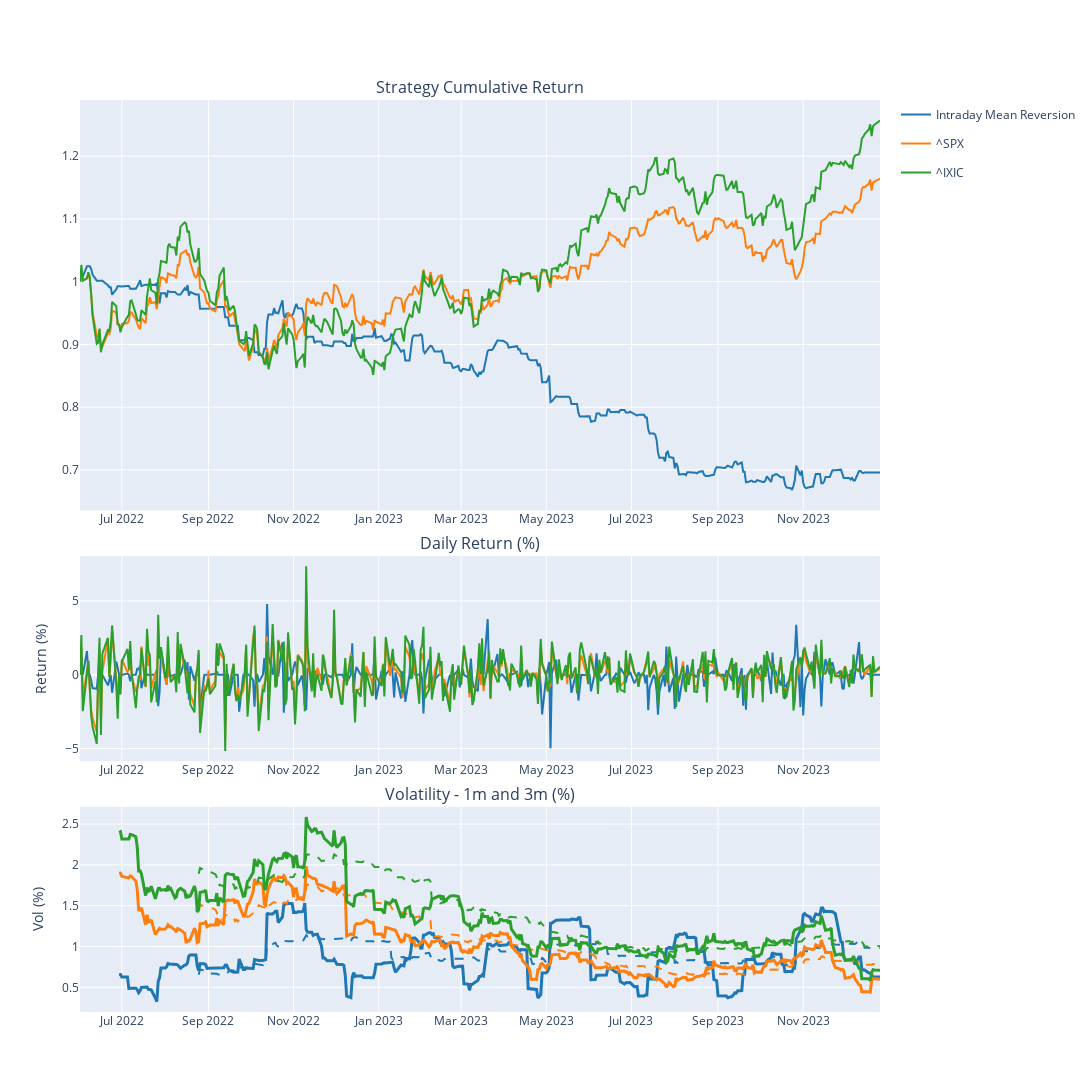
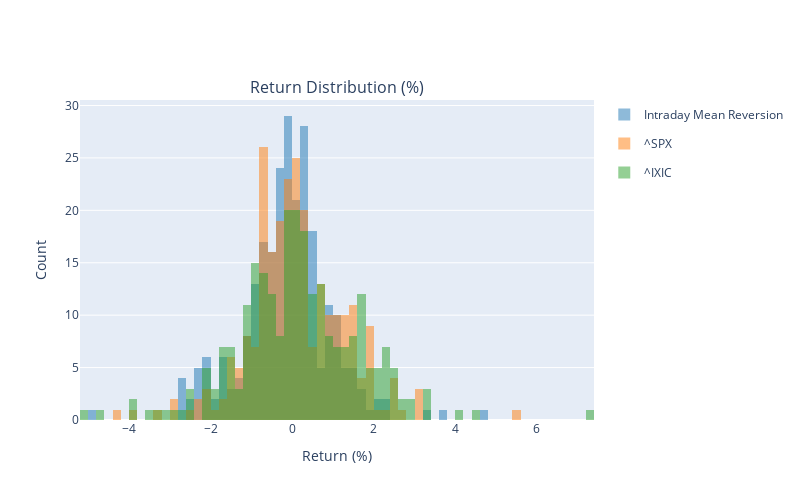
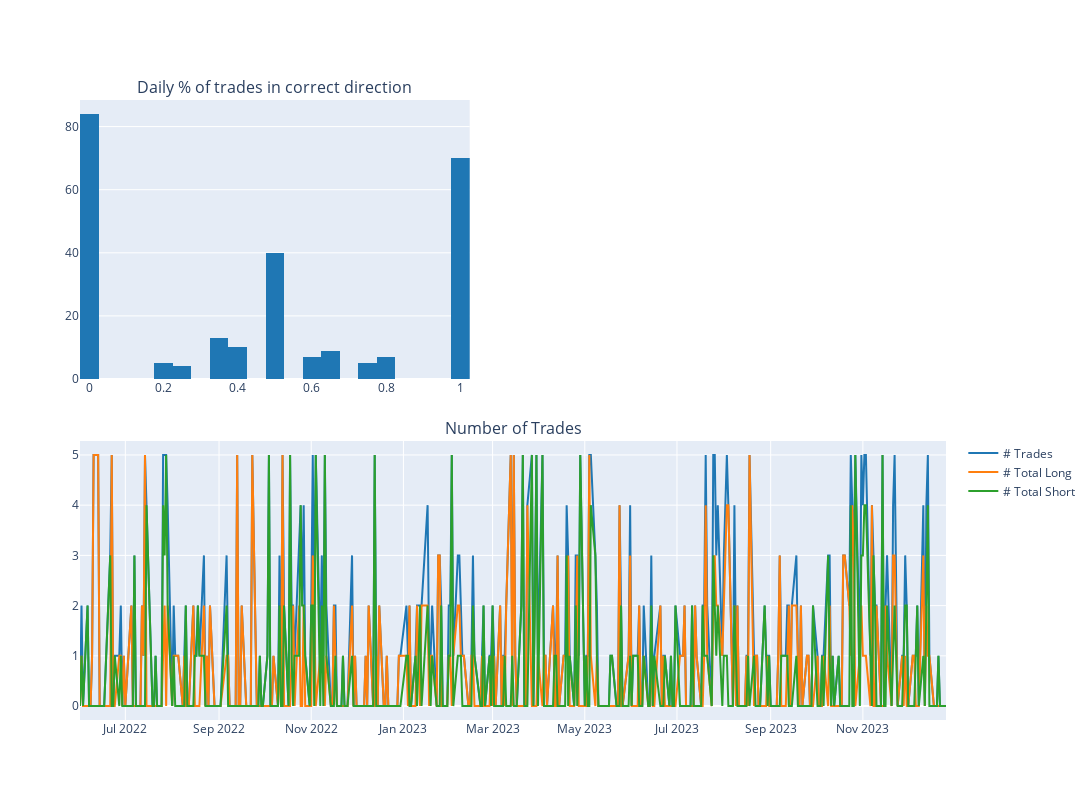

Notebook code for these charts, in order:
### Code cell
# strategy = IntradayMeanReversion()    
# strategy.set_stock_universe(stock_universe)
# strategy.set_start_date(start_date)
# strategy.set_end_date(end_date)
strategy.adv_min = 50e6
strategy.z_threshold = 1
strategy.beta_threshold = 0.5
strategy.z_rolling_windows = 90
strategy.comms_per_round = 4
#strategy.preprocess_data()
strategy.generate_position()
strategy.backtest_summary()

### Figure 1 — Plotly figure (JSON) as saved in the notebook; plotly's stock layout.template omitted (floating-point values rounded to 4 significant figures; data arrays with more than 128 entries replaced by an {"elided": "..."} marker saying what was removed)
{"data": [{"legendgroup": "Intraday Mean Reversion", "marker": {"color": "rgb(31, 119, 180)"}, "name": "Intraday Mean Reversion", "type": "scatter", "x": {"elided": "395 str values"}, "xaxis": "x", "y": {"elided": "395 float values"}, "yaxis": "y"}, {"legendgroup": "Intraday Mean Reversion", "marker": {"color": "rgb(31, 119, 180)"}, "name": "Intraday Mean Reversion", "showlegend": false, "type": "scatter", "x": {"elided": "395 str values"}, "xaxis": "x2", "y": {"elided": "395 float values"}, "yaxis": "y2"}, {"legendgroup": "Intraday Mean Reversion", "line": {"width": 3}, "marker": {"color": "rgb(31, 119, 180)"}, "name": "1m - Intraday Mean Reversion", "showlegend": false, "type": "scatter", "x": {"elided": "395 str values"}, "xaxis": "x3", "y": {"elided": "395 float values"}, "yaxis": "y3"}, {"legendgroup": "Intraday Mean Reversion", "line": {"dash": "dash"}, "marker": {"color": "rgb(31, 119, 180)"}, "name": "3m - Intraday Mean Reversion", "showlegend": false, "type": "scatter", "x": {"elided": "395 str values"}, "xaxis": "x3", "y": {"elided": "395 float values"}, "yaxis": "y3"}, {"legendgroup": "^SPX", "marker": {"color": "rgb(255, 127, 14)"}, "name": "^SPX", "type": "scatter", "x": {"elided": "395 str values"}, "xaxis": "x", "y": {"elided": "395 float values"}, "yaxis": "y"}, {"legendgroup": "^SPX", "marker": {"color": "rgb(255, 127, 14)"}, "name": "^SPX", "showlegend": false, "type": "scatter", "x": {"elided": "395 str values"}, "xaxis": "x2", "y": {"elided": "395 float values"}, "yaxis": "y2"}, {"legendgroup": "^SPX", "line": {"width": 3}, "marker": {"color": "rgb(255, 127, 14)"}, "name": "1m - ^SPX", "showlegend": false, "type": "scatter", "x": {"elided": "395 str values"}, "xaxis": "x3", "y": {"elided": "395 float values"}, "yaxis": "y3"}, {"legendgroup": "^SPX", "line": {"dash": "dash"}, "marker": {"color": "rgb(255, 127, 14)"}, "name": "3m - ^SPX", "showlegend": false, "type": "scatter", "x": {"elided": "395 str values"}, "xaxis": "x3", "y": {"elided": "395 float values"}, "yaxis": "y3"}, {"legendgroup": "^IXIC", "marker": {"color": "rgb(44, 160, 44)"}, "name": "^IXIC", "type": "scatter", "x": {"elided": "395 str values"}, "xaxis": "x", "y": {"elided": "395 float values"}, "yaxis": "y"}, {"legendgroup": "^IXIC", "marker": {"color": "rgb(44, 160, 44)"}, "name": "^IXIC", "showlegend": false, "type": "scatter", "x": {"elided": "395 str values"}, "xaxis": "x2", "y": {"elided": "395 float values"}, "yaxis": "y2"}, {"legendgroup": "^IXIC", "line": {"width": 3}, "marker": {"color": "rgb(44, 160, 44)"}, "name": "1m - ^IXIC", "showlegend": false, "type": "scatter", "x": {"elided": "395 str values"}, "xaxis": "x3", "y": {"elided": "395 float values"}, "yaxis": "y3"}, {"legendgroup": "^IXIC", "line": {"dash": "dash"}, "marker": {"color": "rgb(44, 160, 44)"}, "name": "3m - ^IXIC", "showlegend": false, "type": "scatter", "x": {"elided": "395 str values"}, "xaxis": "x3", "y": {"elided": "395 float values"}, "yaxis": "y3"}], "layout": {"annotations": [{"font": {"size": 16}, "showarrow": false, "text": "Strategy Cumulative Return", "x": 0.5, "xanchor": "center", "xref": "paper", "y": 1, "yanchor": "bottom", "yref": "paper"}, {"font": {"size": 16}, "showarrow": false, "text": "Daily Return (%)", "x": 0.5, "xanchor": "center", "xref": "paper", "y": 0.5, "yanchor": "bottom", "yref": "paper"}, {"font": {"size": 16}, "showarrow": false, "text": "Volatility - 1m and 3m (%)", "x": 0.5, "xanchor": "center", "xref": "paper", "y": 0.225, "yanchor": "bottom", "yref": "paper"}], "height": 1200, "hovermode": "x", "width": 1500, "xaxis": {"anchor": "y", "domain": [0, 1], "matches": "x3", "showticklabels": true}, "xaxis2": {"anchor": "y2", "domain": [0, 1], "matches": "x3", "showticklabels": true}, "xaxis3": {"anchor": "y3", "domain": [0, 1], "showticklabels": true}, "yaxis": {"anchor": "x", "domain": [0.55, 1]}, "yaxis2": {"anchor": "x2", "domain": [0.275, 0.5], "title": {"text": "Return (%)"}}, "yaxis3": {"anchor": "x3", "domain": [0, 0.225], "title": {"text": "Vol (%)"}}}}

### Figure 2 — Plotly figure (JSON) as saved in the notebook; plotly's stock layout.template omitted (floating-point values rounded to 4 significant figures; data arrays with more than 128 entries replaced by an {"elided": "..."} marker saying what was removed)
{"data": [{"legendgroup": "Intraday Mean Reversion", "marker": {"color": "rgb(31, 119, 180)"}, "name": "Intraday Mean Reversion", "opacity": 0.5, "showlegend": true, "type": "histogram", "x": {"elided": "254 float values"}, "xaxis": "x", "xbins": {"size": 0.2}, "yaxis": "y"}, {"legendgroup": "^SPX", "marker": {"color": "rgb(255, 127, 14)"}, "name": "^SPX", "opacity": 0.5, "showlegend": true, "type": "histogram", "x": {"elided": "254 float values"}, "xaxis": "x", "xbins": {"size": 0.2}, "yaxis": "y"}, {"legendgroup": "^IXIC", "marker": {"color": "rgb(44, 160, 44)"}, "name": "^IXIC", "opacity": 0.5, "showlegend": true, "type": "histogram", "x": {"elided": "254 float values"}, "xaxis": "x", "xbins": {"size": 0.2}, "yaxis": "y"}], "layout": {"annotations": [{"font": {"size": 16}, "showarrow": false, "text": "Return Distribution (%)", "x": 0.5, "xanchor": "center", "xref": "paper", "y": 1, "yanchor": "bottom", "yref": "paper"}], "barmode": "overlay", "height": 500, "hovermode": "x", "width": 800, "xaxis": {"anchor": "y", "domain": [0, 1], "title": {"text": "Return (%)"}}, "yaxis": {"anchor": "x", "domain": [0, 1], "title": {"text": "Count"}}}}

### Figure 3 — Plotly figure (JSON) as saved in the notebook; plotly's stock layout.template omitted (floating-point values rounded to 4 significant figures; data arrays with more than 128 entries replaced by an {"elided": "..."} marker saying what was removed)
{"data": [{"marker": {"color": "rgb(31, 119, 180)"}, "nbinsx": 40, "showlegend": false, "type": "histogram", "x": {"elided": "395 float values"}, "xaxis": "x", "yaxis": "y"}, {"marker": {"color": "rgb(31, 119, 180)"}, "name": "# Trades", "showlegend": true, "type": "scatter", "x": {"elided": "395 str values"}, "xaxis": "x3", "y": {"elided": "395 int values"}, "yaxis": "y3"}, {"marker": {"color": "rgb(255, 127, 14)"}, "name": "# Total Long", "showlegend": true, "type": "scatter", "x": {"elided": "395 str values"}, "xaxis": "x3", "y": {"elided": "395 int values"}, "yaxis": "y3"}, {"marker": {"color": "rgb(44, 160, 44)"}, "name": "# Total Short", "showlegend": true, "type": "scatter", "x": {"elided": "395 str values"}, "xaxis": "x3", "y": {"elided": "395 int values"}, "yaxis": "y3"}], "layout": {"annotations": [{"font": {"size": 16}, "showarrow": false, "text": "Daily % of trades in correct direction", "x": 0.225, "xanchor": "center", "xref": "paper", "y": 1, "yanchor": "bottom", "yref": "paper"}, {"font": {"size": 16}, "showarrow": false, "text": "Number of Trades", "x": 0.5, "xanchor": "center", "xref": "paper", "y": 0.45, "yanchor": "bottom", "yref": "paper"}], "height": 800, "hovermode": "x", "legend": {"y": 0.4}, "width": 1300, "xaxis": {"anchor": "y", "domain": [0, 0.45]}, "xaxis2": {"anchor": "y2", "domain": [0.55, 1]}, "xaxis3": {"anchor": "y3", "domain": [0, 1]}, "yaxis": {"anchor": "x", "domain": [0.55, 1]}, "yaxis2": {"anchor": "x2", "domain": [0.55, 1]}, "yaxis3": {"anchor": "x3", "domain": [0, 0.45]}}}
